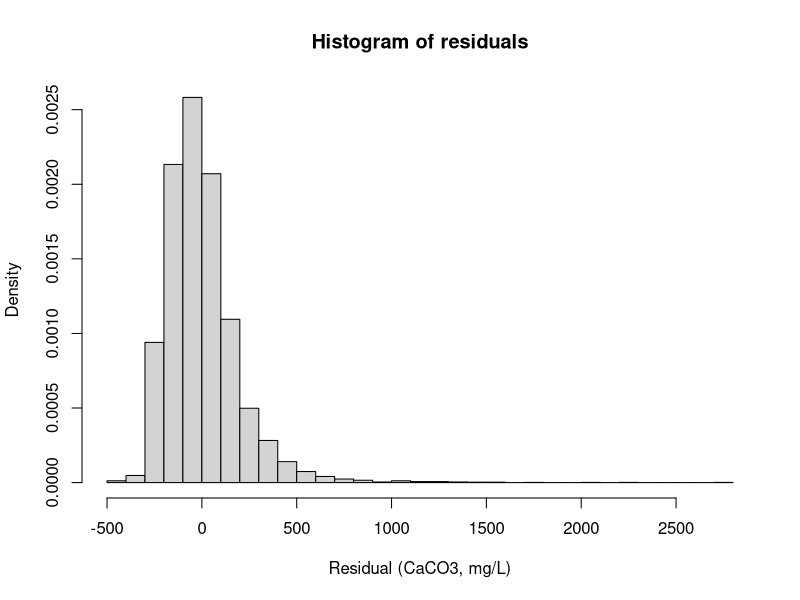
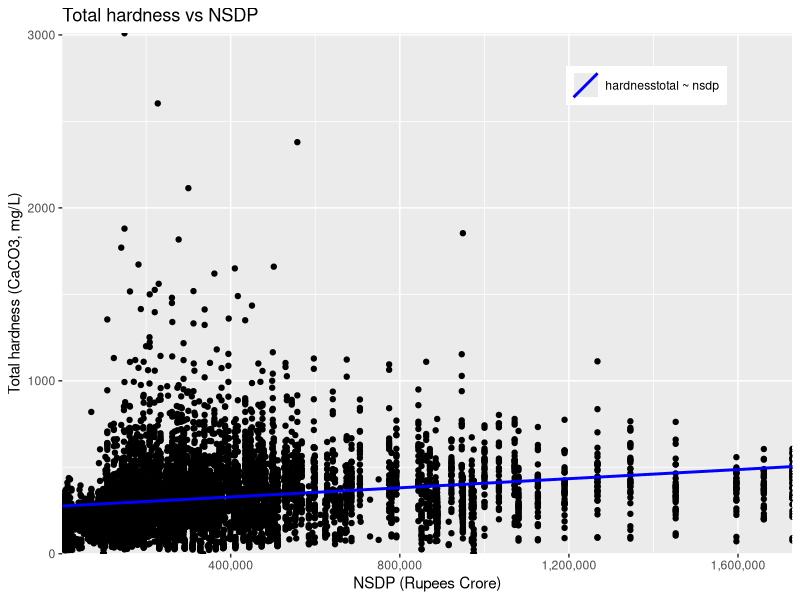
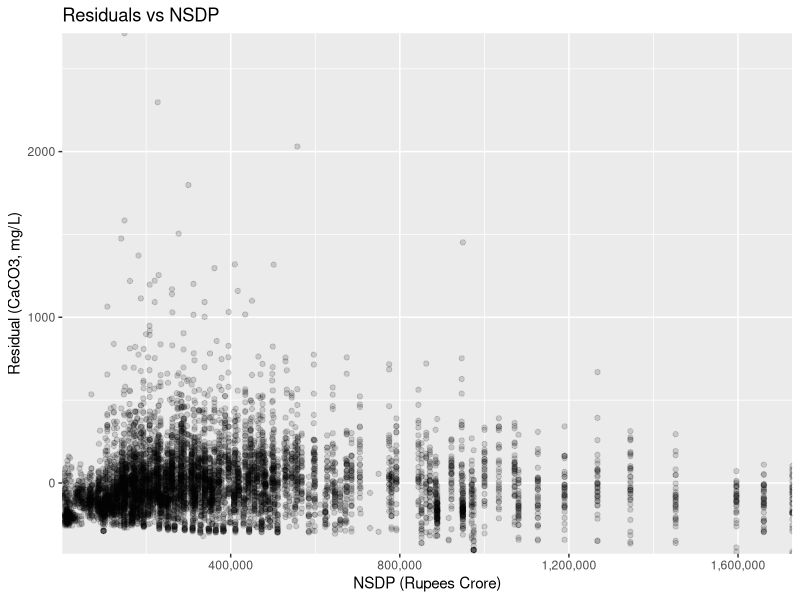

Write the R code that produced these figures, in order.
library(ggplot2)
library(readr)
library(scales)

gini_gwq_nsdp <- read_csv("output/gini_gwq_nsdp.csv")
gini_gwq_nsdp <- na.omit(gini_gwq_nsdp)
on_nsdp <- lm(formula=hardnesstotal ~ nsdp, data=gini_gwq_nsdp)
# on_nsdp_poly <- lm(formula=hardnesstotal ~ nsdp + I(nsdp**2) + I(nsdp**3), data=gini_gwq_nsdp)
# on_nsdp_poly_gini <- lm(formula=hardnesstotal ~ nsdp + I(nsdp**2) + I(nsdp**3) + gini, data=gini_gwq_nsdp)

hardness_nsdp_plot <- ggplot(gini_gwq_nsdp, aes(y=hardnesstotal, x=nsdp)) +
  geom_point() +
  ggtitle("Total hardness vs NSDP") +
  xlab("NSDP (Rupees Crore)") +
  ylab("Total hardness (CaCO3, mg/L)") +
  scale_x_continuous(labels = comma) +
  coord_cartesian(expand = FALSE) +
  geom_abline(aes(intercept=coef(on_nsdp)[1], slope=coef(on_nsdp)[2], colour="blue"), linewidth=1) +
  # guides (
    # colour = guide_legend(position="inside", theme=theme(legend.title = element_blank()))
  # ) +
  scale_discrete_manual(c("colour"), name="Legend", values='blue', labels='hardnesstotal ~ nsdp') +
  theme(legend.position=c(0.8, 0.9), legend.title=element_blank())

residuals_nsdp_plot <- ggplot(gini_gwq_nsdp, aes(y=on_nsdp$residuals, x=nsdp)) +
  geom_point(alpha=0.15) +
  ggtitle("Residuals vs NSDP") +
  xlab("NSDP (Rupees Crore)") +
  ylab("Residual (CaCO3, mg/L)") +
  scale_x_continuous(labels = comma) +
  coord_cartesian(expand = FALSE)

resid_hist <- hist(on_nsdp$residuals,
     main="Histogram of residuals",
     xlab="Residual (CaCO3, mg/L)",
     breaks=40,
     freq=FALSE
)


print(summary(on_nsdp))
cat("Sum of residuals:", sum(on_nsdp$residuals), "(CaCO3, mg/L)")
print(hardness_nsdp_plot)
print(residuals_nsdp_plot)
print(resid_hist)